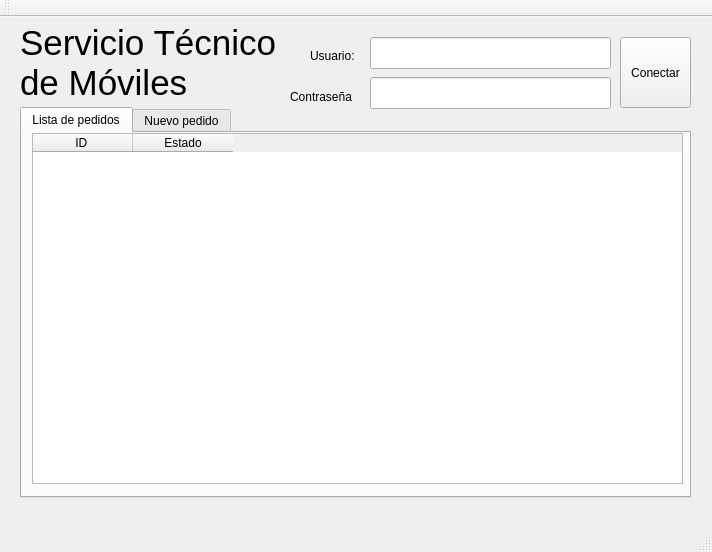
<?xml version="1.0" encoding="UTF-8"?>
<ui version="4.0">
 <class>MainWindow</class>
 <widget class="QMainWindow" name="MainWindow">
  <property name="geometry">
   <rect>
    <x>0</x>
    <y>0</y>
    <width>712</width>
    <height>552</height>
   </rect>
  </property>
  <property name="windowTitle">
   <string>MainWindow</string>
  </property>
  <widget class="QWidget" name="centralWidget">
   <property name="enabled">
    <bool>true</bool>
   </property>
   <widget class="QLabel" name="nombreTienda">
    <property name="geometry">
     <rect>
      <x>20</x>
      <y>0</y>
      <width>271</width>
      <height>91</height>
     </rect>
    </property>
    <property name="font">
     <font>
      <pointsize>26</pointsize>
     </font>
    </property>
    <property name="text">
     <string>Servicio Técnico de Móviles</string>
    </property>
    <property name="wordWrap">
     <bool>true</bool>
    </property>
   </widget>
   <widget class="QLineEdit" name="usuario">
    <property name="geometry">
     <rect>
      <x>370</x>
      <y>20</y>
      <width>241</width>
      <height>32</height>
     </rect>
    </property>
   </widget>
   <widget class="QPushButton" name="conectarServidor">
    <property name="geometry">
     <rect>
      <x>620</x>
      <y>20</y>
      <width>71</width>
      <height>71</height>
     </rect>
    </property>
    <property name="text">
     <string>Conectar</string>
    </property>
   </widget>
   <widget class="QTabWidget" name="tabWidget">
    <property name="geometry">
     <rect>
      <x>20</x>
      <y>90</y>
      <width>671</width>
      <height>391</height>
     </rect>
    </property>
    <property name="currentIndex">
     <number>0</number>
    </property>
    <widget class="QWidget" name="tabMyOrders">
     <attribute name="title">
      <string>Lista de pedidos</string>
     </attribute>
     <widget class="QTableWidget" name="ordersTable">
      <property name="geometry">
       <rect>
        <x>10</x>
        <y>0</y>
        <width>651</width>
        <height>351</height>
       </rect>
      </property>
      <property name="columnCount">
       <number>2</number>
      </property>
      <column>
       <property name="text">
        <string>ID </string>
       </property>
      </column>
      <column>
       <property name="text">
        <string>Estado</string>
       </property>
      </column>
     </widget>
    </widget>
    <widget class="QWidget" name="tabNewOrder">
     <attribute name="title">
      <string>Nuevo pedido</string>
     </attribute>
     <widget class="QComboBox" name="marcasCmBox">
      <property name="geometry">
       <rect>
        <x>90</x>
        <y>20</y>
        <width>201</width>
        <height>32</height>
       </rect>
      </property>
     </widget>
     <widget class="QLabel" name="label_3">
      <property name="geometry">
       <rect>
        <x>30</x>
        <y>30</y>
        <width>58</width>
        <height>18</height>
       </rect>
      </property>
      <property name="text">
       <string>Marcas:</string>
      </property>
     </widget>
     <widget class="QLabel" name="label_4">
      <property name="geometry">
       <rect>
        <x>300</x>
        <y>30</y>
        <width>58</width>
        <height>18</height>
       </rect>
      </property>
      <property name="text">
       <string>Modelo:</string>
      </property>
     </widget>
     <widget class="QComboBox" name="modelosCmBox">
      <property name="geometry">
       <rect>
        <x>360</x>
        <y>20</y>
        <width>201</width>
        <height>32</height>
       </rect>
      </property>
     </widget>
     <widget class="QLabel" name="label_5">
      <property name="geometry">
       <rect>
        <x>90</x>
        <y>80</y>
        <width>211</width>
        <height>18</height>
       </rect>
      </property>
      <property name="text">
       <string>Reparaciones posibles</string>
      </property>
     </widget>
     <widget class="QListWidget" name="reparacionesPosibles">
      <property name="geometry">
       <rect>
        <x>40</x>
        <y>110</y>
        <width>256</width>
        <height>231</height>
       </rect>
      </property>
     </widget>
     <widget class="QLabel" name="label_6">
      <property name="geometry">
       <rect>
        <x>380</x>
        <y>80</y>
        <width>211</width>
        <height>18</height>
       </rect>
      </property>
      <property name="text">
       <string>Reparaciones elegidas</string>
      </property>
     </widget>
     <widget class="QListWidget" name="reparacionesElegidas">
      <property name="geometry">
       <rect>
        <x>330</x>
        <y>110</y>
        <width>256</width>
        <height>231</height>
       </rect>
      </property>
     </widget>
     <widget class="QPushButton" name="hacerPedido">
      <property name="geometry">
       <rect>
        <x>570</x>
        <y>20</y>
        <width>71</width>
        <height>61</height>
       </rect>
      </property>
      <property name="text">
       <string>Hacer 
pedido</string>
      </property>
     </widget>
    </widget>
   </widget>
   <widget class="QLabel" name="label">
    <property name="geometry">
     <rect>
      <x>310</x>
      <y>30</y>
      <width>58</width>
      <height>18</height>
     </rect>
    </property>
    <property name="text">
     <string>Usuario:</string>
    </property>
   </widget>
   <widget class="QLabel" name="label_2">
    <property name="geometry">
     <rect>
      <x>290</x>
      <y>70</y>
      <width>81</width>
      <height>20</height>
     </rect>
    </property>
    <property name="text">
     <string>Contraseña</string>
    </property>
   </widget>
   <widget class="QLineEdit" name="password">
    <property name="geometry">
     <rect>
      <x>370</x>
      <y>60</y>
      <width>241</width>
      <height>32</height>
     </rect>
    </property>
    <property name="echoMode">
     <enum>QLineEdit::Password</enum>
    </property>
   </widget>
  </widget>
  <widget class="QMenuBar" name="menuBar">
   <property name="geometry">
    <rect>
     <x>0</x>
     <y>0</y>
     <width>712</width>
     <height>30</height>
    </rect>
   </property>
  </widget>
  <widget class="QToolBar" name="mainToolBar">
   <attribute name="toolBarArea">
    <enum>TopToolBarArea</enum>
   </attribute>
   <attribute name="toolBarBreak">
    <bool>false</bool>
   </attribute>
  </widget>
  <widget class="QStatusBar" name="statusBar"/>
 </widget>
 <layoutdefault spacing="6" margin="11"/>
 <resources/>
 <connections/>
</ui>
